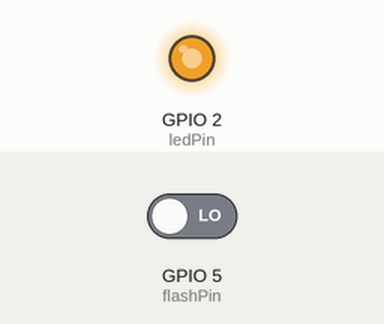
A sketch run on a simulated ESP32. On the bench: output pins drawn as LEDs (lit = HIGH). The inputs (shaded band) are chosen by the test bench; at power-on: GPIO 5 (flashPin) LOW. What the sketch prints to the serial monitor is not drawn.

Above: at 1.2 s.
1.3 s: GPIO 5 (flashPin) driven HIGH
At 1.6 s:
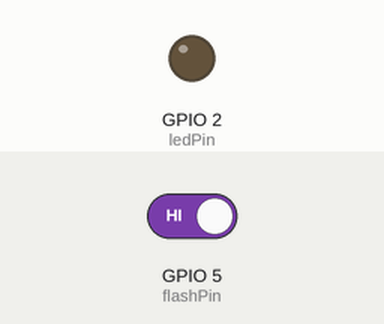
Timing chart, 0 to 4.3 s (numbered marks = the images above; inputs shaded):
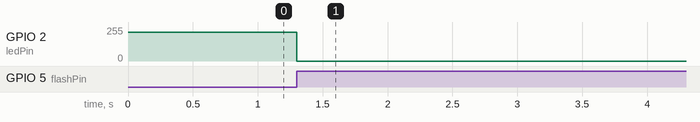

Measured:
- after the input at 1.3 s, GPIO 2 (ledPin): 217/255 → 0/255 at once

The sketch:

Ek_ECS.ino
```cpp
#include <math.h>

// the number of the LED pin
const int ledPin = 2;

// the number of the flash pin
const int  flashPin = 5;

// setting PWM properties
const int freq = 1000 ; //refresh rate
const int ledChannel = 0;
const int resolution = 16;
int max_amp = pow(2, resolution) - 1;

// setting the actinic light properties
float offset_fact = 0.85; // Offset as a fraction of max intensity
float dark_pulse_time = 5; // Dark pulse time in seconds
int cont_light = round(offset_fact * max_amp);

unsigned long t = 0;
int PWM_value = 0;
unsigned long startMillis = 0;
int trigger = 1;


void setup() {
  Serial.begin(115200);
  pinMode(flashPin, INPUT);
  dark_pulse_time = dark_pulse_time * 1000;
  // configure LED PWM functionalitites
  ledcSetup(ledChannel, freq, resolution);

  // attach the channel to the GPIO to be controlled
  ledcAttachPin(ledPin, ledChannel);
}

void loop() {
  PWM_value = cont_light;
  ledcWrite(ledChannel, PWM_value);
  trigger = digitalRead(flashPin);
  if (trigger == 1){
    startMillis = millis();
    t = 0;
    while (t < dark_pulse_time ){
      Serial.println(trigger);
      t = (millis() - startMillis);
      PWM_value = 0;
      ledcWrite(ledChannel, PWM_value);
      delay(1/freq);

    }
    ledcWrite(ledChannel, cont_light);
  }
}
```
